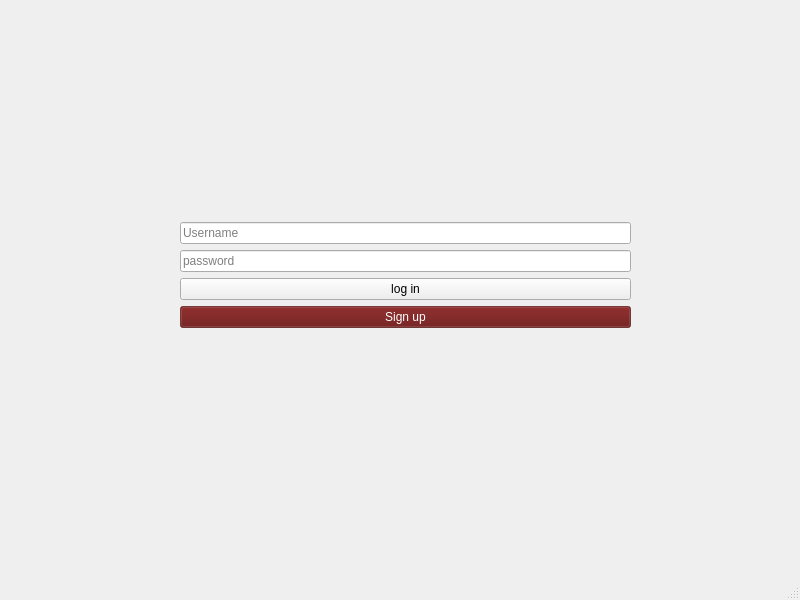
<?xml version="1.0" encoding="UTF-8"?>
<ui version="4.0">
 <class>MainWindow</class>
 <widget class="QMainWindow" name="MainWindow">
  <property name="geometry">
   <rect>
    <x>0</x>
    <y>0</y>
    <width>800</width>
    <height>600</height>
   </rect>
  </property>
  <property name="windowTitle">
   <string>MainWindow</string>
  </property>
  <widget class="QWidget" name="centralwidget">
   <widget class="QWidget" name="verticalLayoutWidget">
    <property name="geometry">
     <rect>
      <x>180</x>
      <y>180</y>
      <width>451</width>
      <height>191</height>
     </rect>
    </property>
    <layout class="QVBoxLayout" name="verticalLayout">
     <item>
      <layout class="QGridLayout" name="gridLayout">
       <item row="2" column="0">
        <widget class="QPushButton" name="pushButton">
         <property name="text">
          <string>log in</string>
         </property>
        </widget>
       </item>
       <item row="1" column="0">
        <widget class="QLineEdit" name="lineEdit_2">
         <property name="placeholderText">
          <string>password</string>
         </property>
        </widget>
       </item>
       <item row="0" column="0">
        <widget class="QLineEdit" name="lineEdit">
         <property name="text">
          <string/>
         </property>
         <property name="placeholderText">
          <string>Username</string>
         </property>
        </widget>
       </item>
       <item row="3" column="0">
        <widget class="QPushButton" name="pushButton_2">
         <property name="styleSheet">
          <string notr="true">background-color:rgba(100,10,10,160);
color: rgb(255,255, 255);
font: 9pt &quot;Showcard Gothic&quot;;</string>
         </property>
         <property name="text">
          <string>Sign up</string>
         </property>
        </widget>
       </item>
      </layout>
     </item>
    </layout>
   </widget>
   <widget class="QLabel" name="label">
    <property name="geometry">
     <rect>
      <x>-10</x>
      <y>0</y>
      <width>811</width>
      <height>541</height>
     </rect>
    </property>
    <property name="styleSheet">
     <string notr="true">border-image: url(:/image/dark-concrete-texture-background.jpg);</string>
    </property>
    <property name="frameShadow">
     <enum>QFrame::Plain</enum>
    </property>
    <property name="text">
     <string/>
    </property>
   </widget>
   <zorder>label</zorder>
   <zorder>verticalLayoutWidget</zorder>
  </widget>
  <widget class="QMenuBar" name="menubar">
   <property name="geometry">
    <rect>
     <x>0</x>
     <y>0</y>
     <width>800</width>
     <height>25</height>
    </rect>
   </property>
  </widget>
  <widget class="QStatusBar" name="statusbar"/>
 </widget>
 <resources/>
 <connections/>
</ui>
